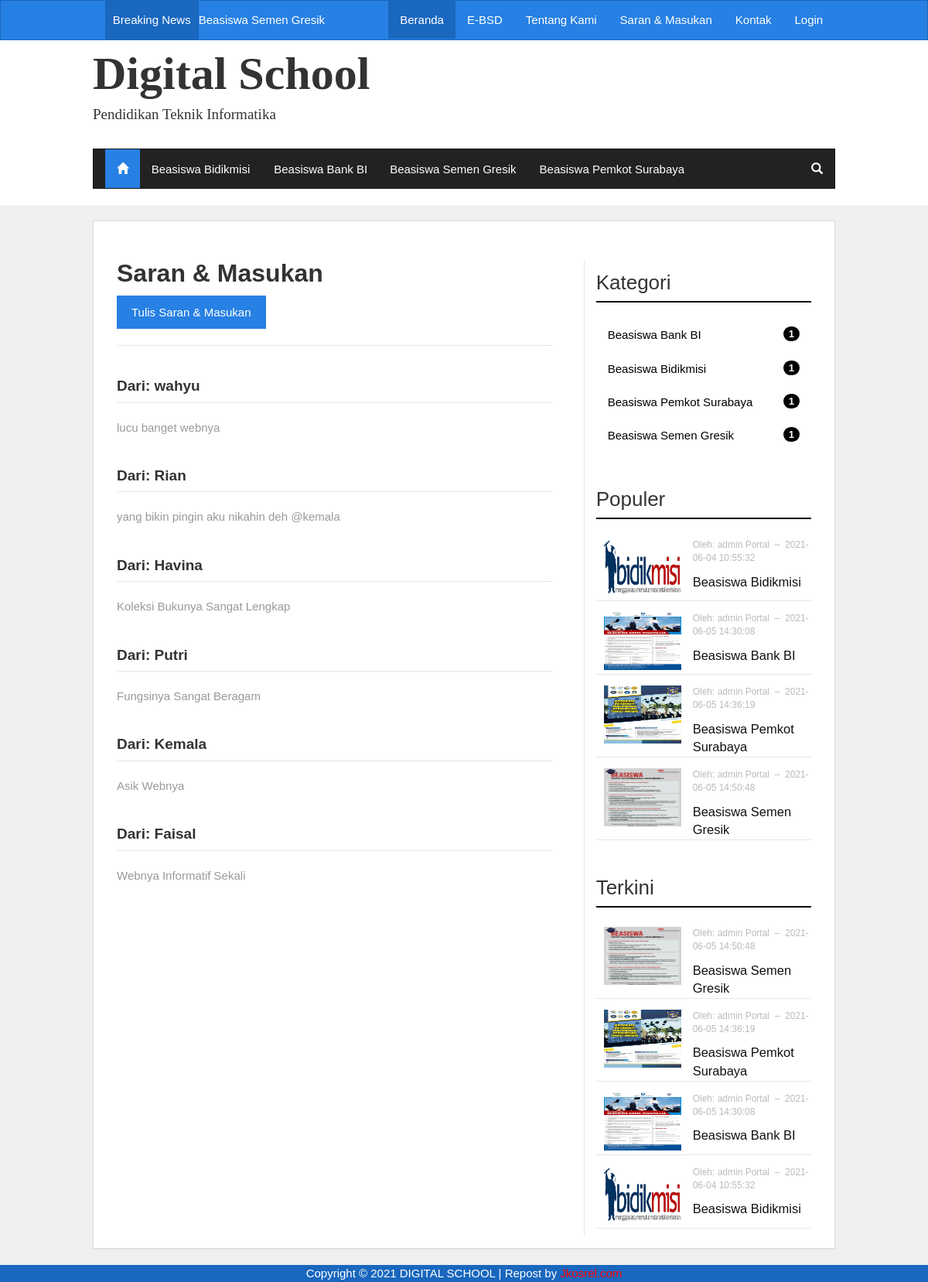
/buku-tamu.php, run on the app's committed database.
### tables this page shows
CREATE TABLE `berita` (
  `id_berita` int(11) NOT NULL,
  `judul` varchar(100) NOT NULL,
  `id_kategori` int(11) NOT NULL,
  `gambar` varchar(100) NOT NULL,
  `teks_berita` text NOT NULL,
  `tgl_posting` datetime NOT NULL,
  `id_admin` int(11) NOT NULL,
  `dilihat` int(11) NOT NULL
);

CREATE TABLE `halaman` (
  `id_hal` int(11) NOT NULL,
  `nm_halaman` varchar(30) NOT NULL,
  `link` varchar(30) NOT NULL
);

CREATE TABLE `kategori` (
  `id_kategori` int(11) NOT NULL,
  `kategori` varchar(30) NOT NULL
);

CREATE TABLE `buku_tamu` (
  `komentar_id` int(11) NOT NULL,
  `komentar_pengirim` varchar(100) NOT NULL,
  `komentar_email` varchar(100) NOT NULL,
  `komentar_isi` text NOT NULL,
  `komentar_status` enum('ya','tidak') NOT NULL DEFAULT 'tidak',
  `komentar_tgl` datetime NOT NULL
);

### lib/site_title.php (called while the page is built, shortened)
<?php
function site_title()
{
	$site_title = 'Digital School';
	$url = $_SERVER['REQUEST_URI'];
	$explode_url = explode("/", $url);
	if (!isset($_GET['id'])) {
		switch ($explode_url[2]) {
			case '':
				$site_subtitle = 'Pendidikan Teknik Informatika';
				$title = $site_title . " | " . $site_subtitle;
				break;
		}
	}
	return $title;
}

### buku-tamu.php (the view, shortened to what this page needs)
<?php include 'header.php';
$limit = 8;
$komen_qry = $mysqli->query("SELECT komentar_pengirim, komentar_isi FROM buku_tamu WHERE komentar_status = 'ya' ORDER BY komentar_tgl DESC LIMIT " . $limit) or die($mysqli->error);
?>
<div class="container-fluid">
	<div class="row">
		<div class="container konten-wrapper">
			<div class="panel panel-default">
				<div class="panel-body main">
					<div class="col-md-8">
						<div class="post-detail">
							<div class="row post-title">
								<div class="col-sm-12">
									<h2>Saran & Masukan</h2>
								</div>
							</div>
							<div class="row post-content">
								<div class="col-sm-12">
									<a class="btn btn-primary" data-toggle="modal" href='#buku-modal'>Tulis Saran & Masukan</a>
									<hr>
									<div class="buku-tamu" id="buku-tamu">
										<?php if ($komen_qry->num_rows == 0) { ?>
											<h4 class="text-muted text-center">Belum Ada Saran & Masukan</h4>
										<?php } else { ?>
											<?php while ($komen = $komen_qry->fetch_assoc()) { ?>
												<div class="buku-tamu-item">
													<h4 class="page-header">Dari: <?php echo $komen['komentar_pengirim']; ?></h4>
													<p class="text-muted"><?php echo $komen['komentar_isi']; ?></p>
												</div>
											<?php } ?>
										<?php } ?>
									</div>
								</div>
								<div class="col-sm-12">
								</div>
							</div>
						</div>
					</div>
					<?php include 'sidebar.php'; ?>
				</div>
			</div>
		</div>
	</div>
</div>
<?php include 'footer.php';

### header.php (shortened to what this page needs)
<?php
require_once 'config/koneksi.php';
require_once 'lib/site_title.php';
$sqlHal = 'SELECT * FROM halaman';
$qryHal = $mysqli->query($sqlHal) or die($mysqli->error);
$sqlKat = 'SELECT
kategori.id_kategori,
kategori.kategori
FROM
kategori
INNER JOIN berita ON kategori.id_kategori = berita.id_kategori
GROUP BY
kategori.kategori
ORDER BY
kategori.id_kategori ASC
LIMIT 0, 5';
$qryKat = $mysqli->query($sqlKat) or die($mysqli->error);
$sqlBreaking = 'SELECT berita.id_berita, berita.judul FROM berita ORDER BY berita.tgl_posting DESC LIMIT 0, 5';
$qryBreaking = $mysqli->query($sqlBreaking);
$url = $_SERVER['REQUEST_URI'];
$explode_url = explode("/", $url);
?>
<!DOCTYPE html>
<html lang="en">
<head>
  <link rel="stylesheet" href="assets/bootstrap/css/bootstrap.min.css">
  <link rel="stylesheet" href="dist/css/hover-min.css">
  <link rel="stylesheet" href="assets/font-awesome/css/font-awesome.min.css">
  <link rel="stylesheet" href="dist/css/style.css">
  <link rel="stylesheet" href="assets/wow/css/animate.css">
  <link href="../pemweb/css/kelola.css" rel="stylesheet">
</head>
<body>
  <div class="container-fluid wrapper">
    <div class="row">
      <nav class="navbar navbar-inverse navbar-top">
        <div class="container">
          <div class="collapse navbar-collapse" id="bs-example-navbar-collapse-1">
            <ul class="nav navbar-nav headline-container">
              <p class="navbar-text headline">Breaking News</p>
              <li>
                <ul id="headlines" class="headlines">
                  <?php while ($breaking_news = $qryBreaking->fetch_array()) { ?>
                    <li>
                      <a href="<?php echo $base_url . "detail.php?id=" . $breaking_news['id_berita'] . "&amp;judul=" . strtolower(str_replace(" ", "-", $breaking_news['judul'])); ?>">
                        <?php echo $breaking_news['judul']; ?>
                      </a>
                    </li>
                  <?php } ?>
                </ul>
              </li>
            </ul>
            <ul class="nav navbar-nav navbar-right">
              <?php if ($explode_url[2] == 'index.php' || $explode_url[2] == '') { ?>
                <li class="active"><a href="index.php">Beranda</a></li>
              <?php } else { ?>
                <li><a href="index.php">Beranda</a></li>
              <?php } ?>
              <?php
              while ($hal = $qryHal->fetch_array()) {
                if ($hal['link'] == $explode_url[2]) {
              ?>
                  <li class="active"><a href="<?php echo $base_url . $hal['link']; ?>"><?php echo $hal['nm_halaman']; ?></a></li>
                <?php
                } else {
                ?>
                  <li><a href="<?php echo $base_url . $hal['link']; ?>"><?php echo $hal['nm_halaman']; ?></a></li>
                <?php
                }
                ?>
              <?php } ?>
            </ul>
          </div>
        </div>
      </nav>
    </div>
    <div class="row header-wrapper">
      <div class="container">
        <div class="header">
          <h3 class="site-title">
            Digital School
          </h3>
          <h4 class="site-description">Pendidikan Teknik Informatika</h4>
        </div>
        <nav class="navbar navbar-default navbar-bottom">
          <div class="container-fluid">
            <div class="collapse navbar-collapse" id="bs-example-navbar-collapse-2">
              <ul class="nav navbar-nav">
                <?php if ($explode_url[2] == 'index.php' || $explode_url[2] == '') { ?>
                  <li class="active"><a href="index.php" class="hvr-sweep-to-top"><i class="glyphicon glyphicon-home"></i></a></li>
                <?php } else { ?>
                  <li><a href="index.php" class="hvr-sweep-to-top"><i class="glyphicon glyphicon-home"></i></a></li>
                <?php } ?>
                <?php while ($kat_menu = $qryKat->fetch_array()) { ?>
                  <?php if (isset($_GET['kat']) && $kat_menu['id_kategori'] == $_GET['id']) { ?>
                    <li class="active">
                      <a class="hvr-sweep-to-top" href="<?php echo $base_url . "kategori.php?id=" . $kat_menu['id_kategori'] . "&amp;kat=" . strtolower($kat_menu['kategori']); ?>">
                        <?php echo $kat_menu['kategori']; ?>
                      </a>
                    </li>
                  <?php } else { ?>
                    <li>
                      <a class="hvr-sweep-to-top" href="<?php echo $base_url . "kategori.php?id=" . $kat_menu['id_kategori'] . "&amp;kat=" . strtolower($kat_menu['kategori']); ?>">
                        <?php echo $kat_menu['kategori']; ?>
                      </a>
                    </li>
                  <?php } ?>
                <?php } ?>
              </ul>
              <ul class="nav navbar-nav navbar-right">
                <li class="dropdown">
                  <a href="#" class="dropdown-toggle" data-toggle="dropdown" aria-expanded="false" id="search">
                    <i class="glyphicon glyphicon-search"></i>
                  </a>
                </li>
              </ul>
            </div>
          </div>
        </nav>
      </div>
    </div>
  </div>

### sidebar.php
<?php
$kategori_list = 'SELECT
					kategori.kategori,
					Count(berita.id_berita) AS jumlah,
					kategori.id_kategori
					FROM
					berita
					INNER JOIN kategori ON berita.id_kategori = kategori.id_kategori
					GROUP BY
					kategori.kategori,
					kategori.id_kategori';
$list_kategori = $mysqli->query($kategori_list) or die($mysqli->error);
$terkini = 'SELECT
berita.id_berita,
berita.judul,
berita.gambar,
berita.tgl_posting,
berita.id_admin,
admin.nama_lengkap
FROM
berita
INNER JOIN admin ON berita.id_admin = admin.id_admin
ORDER BY
berita.tgl_posting DESC
LIMIT 0, 5
';
$populer = 'SELECT
berita.id_berita,
berita.judul,
berita.gambar,
berita.tgl_posting,
admin.nama_lengkap,
berita.id_admin,
berita.dilihat
FROM
berita
INNER JOIN admin ON berita.id_admin = admin.id_admin
ORDER BY
berita.dilihat DESC
LIMIT 0, 5
';
$list_terkini = $mysqli->query($terkini) or die($mysqli->error);
$list_populer = $mysqli->query($populer) or die($mysqli->error);
?>
<div class="col-md-4 sidebar">
	<div class="sidebar-item kategori">
		<h3 class="page-header">Kategori</h5>
			<ul class="nav nav-pills nav-stacked nav-kat">
				<?php while ($data_kat = $list_kategori->fetch_array()) { ?>
					<?php if (isset($_GET['kat']) && $data_kat['id_kategori'] == $_GET['id']) { ?>
						<li class="active">
							<a href="<?php echo $base_url . "kategori.php?id=" . $data_kat['id_kategori'] . "&amp;kat=" . strtolower($data_kat['kategori']); ?>">
								<?php echo $data_kat['kategori']; ?> <span class="badge pull-right"><?php echo $data_kat['jumlah'] ?></span></a>
						</li>
					<?php } else { ?>
						<li>
							<a href="<?php echo $base_url . "kategori.php?id=" . $data_kat['id_kategori'] . "&amp;kat=" . strtolower($data_kat['kategori']); ?>">
								<?php echo $data_kat['kategori']; ?> <span class="badge pull-right"><?php echo $data_kat['jumlah'] ?></span></a>
						</li>
					<?php } ?>
				<?php } ?>
			</ul>
	</div>
	<div class="sidebar-item">
		<h3 class="page-header">Populer</h3>
		<ul class="news-list">
			<?php while ($populer_list = $list_populer->fetch_array()) { ?>
				<li>
					<a <a href="<?php echo $base_url . "detail.php?id=" . $populer_list['id_berita'] . "&amp;judul=" . strtolower(str_replace(" ", "-", $populer_list['judul'])); ?>">
						<img src="<?php echo $base_url . "foto/" . $populer_list['gambar']; ?>" class="img-responsive wow fadeIn">
					</a>
					<p>Oleh: <a href="<?php echo $base_url . "author.php?id=" . $populer_list['id_admin']; ?>"><?php echo $populer_list['nama_lengkap']; ?></a>&nbsp;&nbsp;&ndash;&nbsp;&nbsp;<?php echo $populer_list['tgl_posting']; ?></p>
					<a href="<?php echo $base_url . "detail.php?id=" . $populer_list['id_berita'] . "&amp;judul=" . strtolower(str_replace(" ", "-", $populer_list['judul'])); ?>">
						<?php echo $populer_list['judul']; ?>
					</a>
				</li>
			<?php } ?>
		</ul>
	</div>
	<div class="sidebar-item">
		<h3 class="page-header">Terkini</h3>
		<ul class="news-list">
			<?php while ($terkini_list = $list_terkini->fetch_array()) { ?>
				<li>
					<a href="<?php echo $base_url . "detail.php?id=" . $terkini_list['id_berita'] . "&amp;judul=" . strtolower(str_replace(" ", "-", $terkini_list['judul'])); ?>">
						<img src="<?php echo $base_url . "foto/" . $terkini_list['gambar']; ?>" class="img-responsive wow fadeIn">
					</a>
					<p>Oleh: <a href="<?php echo $base_url . "author.php?id=" . $terkini_list['id_admin']; ?>"><?php echo $terkini_list['nama_lengkap']; ?></a>&nbsp;&nbsp;&ndash;&nbsp;&nbsp;<?php echo $terkini_list['tgl_posting']; ?></p>
					<a href="<?php echo $base_url . "detail.php?id=" . $terkini_list['id_berita'] . "&amp;judul=" . strtolower(str_replace(" ", "-", $terkini_list['judul'])); ?>">
						<?php echo $terkini_list['judul']; ?>
					</a>
				</li>
			<?php } ?>
		</ul>
	</div>
</div>

### css/kelola.css (style rules this page uses)
* { padding: 0; margin: 0; font-family: 'Gill Sans', 'Gill Sans MT', Calibri, 'Trebuchet MS', sans-serif; }
body { background-color: #efefef; }
a { color: inherit; text-decoration: none; }
.container { width: 80%; margin: 0 auto; }
.container::after { content: ''; display: block; clear: both; }

### data on the page
berita: judul "Beasiswa Semen Gresik", gambar (picture), id_admin.nama_lengkap "admin Portal", tgl_posting "2021-06-05 14:50:48"
halaman: nm_halaman "E-BSD"
halaman: nm_halaman "Tentang Kami"
halaman: nm_halaman "Saran & Masukan"
halaman: nm_halaman "Kontak"
halaman: nm_halaman "Login"
kategori: kategori "Beasiswa Bidikmisi", jumlah "1"
kategori: kategori "Beasiswa Bank BI", jumlah "1"
kategori: kategori "Beasiswa Semen Gresik", jumlah "1"
kategori: kategori "Beasiswa Pemkot Surabaya", jumlah "1"
buku_tamu: komentar_pengirim "wahyu", komentar_isi "lucu banget webnya"
buku_tamu: komentar_pengirim "Rian", komentar_isi "yang bikin pingin aku nikahin deh @kemala"
buku_tamu: komentar_pengirim "Havina", komentar_isi "Koleksi Bukunya Sangat Lengkap"
buku_tamu: komentar_pengirim "Putri", komentar_isi "Fungsinya Sangat Beragam"
buku_tamu: komentar_pengirim "Kemala", komentar_isi "Asik Webnya"
buku_tamu: komentar_pengirim "Faisal", komentar_isi "Webnya Informatif Sekali"
berita: gambar (picture), id_admin.nama_lengkap "admin Portal", tgl_posting "2021-06-04 10:55:32", judul "Beasiswa Bidikmisi"
berita: gambar (picture), id_admin.nama_lengkap "admin Portal", tgl_posting "2021-06-05 14:30:08", judul "Beasiswa Bank BI"
berita: gambar (picture), id_admin.nama_lengkap "admin Portal", tgl_posting "2021-06-05 14:36:19", judul "Beasiswa Pemkot Surabaya"
